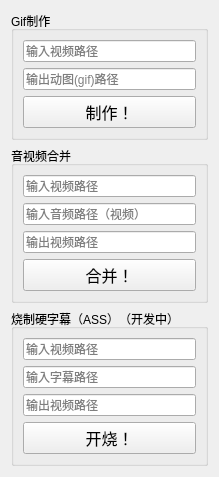
        <widget class="QWidget" name="step_optional">
         <attribute name="title">
          <string> 工具箱 </string>
         </attribute>
         <layout class="QGridLayout" name="gridLayout_19">
          <item row="0" column="0">
           <layout class="QGridLayout" name="gridLayout_16">
            <item row="0" column="0">
             <widget class="QGroupBox" name="GifMaker">
              <property name="title">
               <string>Gif制作</string>
              </property>
              <layout class="QGridLayout" name="gridLayout_25">
               <item row="0" column="0">
                <widget class="QLineEdit" name="GifInput">
                 <property name="sizePolicy">
                  <sizepolicy hsizetype="Ignored" vsizetype="Fixed">
                   <horstretch>0</horstretch>
                   <verstretch>0</verstretch>
                  </sizepolicy>
                 </property>
                 <property name="dragEnabled">
                  <bool>true</bool>
                 </property>
                 <property name="placeholderText">
                  <string>输入视频路径</string>
                 </property>
                </widget>
               </item>
               <item row="1" column="0">
                <widget class="QLineEdit" name="GifOutput">
                 <property name="sizePolicy">
                  <sizepolicy hsizetype="Ignored" vsizetype="Fixed">
                   <horstretch>0</horstretch>
                   <verstretch>0</verstretch>
                  </sizepolicy>
                 </property>
                 <property name="dragEnabled">
                  <bool>true</bool>
                 </property>
                 <property name="placeholderText">
                  <string>输出动图(gif)路径</string>
                 </property>
                </widget>
               </item>
               <item row="2" column="0">
                <widget class="QPushButton" name="GifButton">
                 <property name="sizePolicy">
                  <sizepolicy hsizetype="Minimum" vsizetype="Minimum">
                   <horstretch>0</horstretch>
                   <verstretch>0</verstretch>
                  </sizepolicy>
                 </property>
                 <property name="font">
                  <font>
                   <family>Abril Fatface</family>
                   <pointsize>12</pointsize>
                  </font>
                 </property>
                 <property name="text">
                  <string>  制作！  </string>
                 </property>
                </widget>
               </item>
              </layout>
             </widget>
            </item>
            <item row="1" column="0">
             <widget class="QGroupBox" name="VAConcat">
              <property name="title">
               <string>音视频合并</string>
              </property>
              <layout class="QGridLayout" name="gridLayout_26">
               <item row="0" column="0">
                <layout class="QGridLayout" name="gridLayout_17">
                 <item row="0" column="0">
                  <layout class="QVBoxLayout" name="verticalLayout">
                   <item>
                    <widget class="QLineEdit" name="ConcatInputV">
                     <property name="sizePolicy">
                      <sizepolicy hsizetype="Ignored" vsizetype="Fixed">
                       <horstretch>0</horstretch>
                       <verstretch>0</verstretch>
                      </sizepolicy>
                     </property>
                     <property name="dragEnabled">
                      <bool>true</bool>
                     </property>
                     <property name="placeholderText">
                      <string>输入视频路径</string>
                     </property>
                    </widget>
                   </item>
                   <item>
                    <widget class="QLineEdit" name="ConcatInputA">
                     <property name="sizePolicy">
                      <sizepolicy hsizetype="Ignored" vsizetype="Fixed">
                       <horstretch>0</horstretch>
                       <verstretch>0</verstretch>
                      </sizepolicy>
                     </property>
                     <property name="dragEnabled">
                      <bool>true</bool>
                     </property>
                     <property name="placeholderText">
                      <string>输入音频路径（视频）</string>
                     </property>
                    </widget>
                   </item>
                   <item>
                    <widget class="QLineEdit" name="OutputConcat">
                     <property name="sizePolicy">
                      <sizepolicy hsizetype="Ignored" vsizetype="Fixed">
                       <horstretch>0</horstretch>
                       <verstretch>0</verstretch>
                      </sizepolicy>
                     </property>
                     <property name="dragEnabled">
                      <bool>true</bool>
                     </property>
                     <property name="placeholderText">
                      <string>输出视频路径</string>
                     </property>
                    </widget>
                   </item>
                  </layout>
                 </item>
                </layout>
               </item>
               <item row="1" column="0">
                <widget class="QPushButton" name="ConcatButton">
                 <property name="sizePolicy">
                  <sizepolicy hsizetype="Minimum" vsizetype="Minimum">
                   <horstretch>0</horstretch>
                   <verstretch>0</verstretch>
                  </sizepolicy>
                 </property>
                 <property name="font">
                  <font>
                   <family>Abril Fatface</family>
                   <pointsize>12</pointsize>
                  </font>
                 </property>
                 <property name="text">
                  <string>  合并！  </string>
                 </property>
                </widget>
               </item>
              </layout>
             </widget>
            </item>
           </layout>
          </item>
          <item row="1" column="0">
           <widget class="QGroupBox" name="SubBurn">
            <property name="title">
             <string>烧制硬字幕（ASS）（开发中）</string>
            </property>
            <layout class="QGridLayout" name="gridLayout_10">
             <item row="0" column="0">
              <layout class="QHBoxLayout" name="horizontalLayout_3">
               <item>
                <layout class="QVBoxLayout" name="verticalLayout_2">
                 <item>
                  <widget class="QLineEdit" name="SubInputV">
                   <property name="dragEnabled">
                    <bool>true</bool>
                   </property>
                   <property name="placeholderText">
                    <string>输入视频路径</string>
                   </property>
                  </widget>
                 </item>
                 <item>
                  <widget class="QLineEdit" name="SubInputAss">
                   <property name="dragEnabled">
                    <bool>true</bool>
                   </property>
                   <property name="placeholderText">
                    <string>输入字幕路径</string>
                   </property>
                  </widget>
                 </item>
                 <item>
                  <widget class="QLineEdit" name="SubOutput">
                   <property name="dragEnabled">
                    <bool>true</bool>
                   </property>
                   <property name="placeholderText">
                    <string>输出视频路径</string>
                   </property>
                  </widget>
                 </item>
                </layout>
               </item>
              </layout>
             </item>
             <item row="1" column="0">
              <widget class="QPushButton" name="SubBurnButton">
               <property name="sizePolicy">
                <sizepolicy hsizetype="Expanding" vsizetype="Minimum">
                 <horstretch>0</horstretch>
                 <verstretch>0</verstretch>
                </sizepolicy>
               </property>
               <property name="font">
                <font>
                 <family>Abril Fatface</family>
                 <pointsize>12</pointsize>
                </font>
               </property>
               <property name="text">
                <string>  开烧！  </string>
               </property>
              </widget>
             </item>
            </layout>
           </widget>
          </item>
         </layout>
        </widget>
